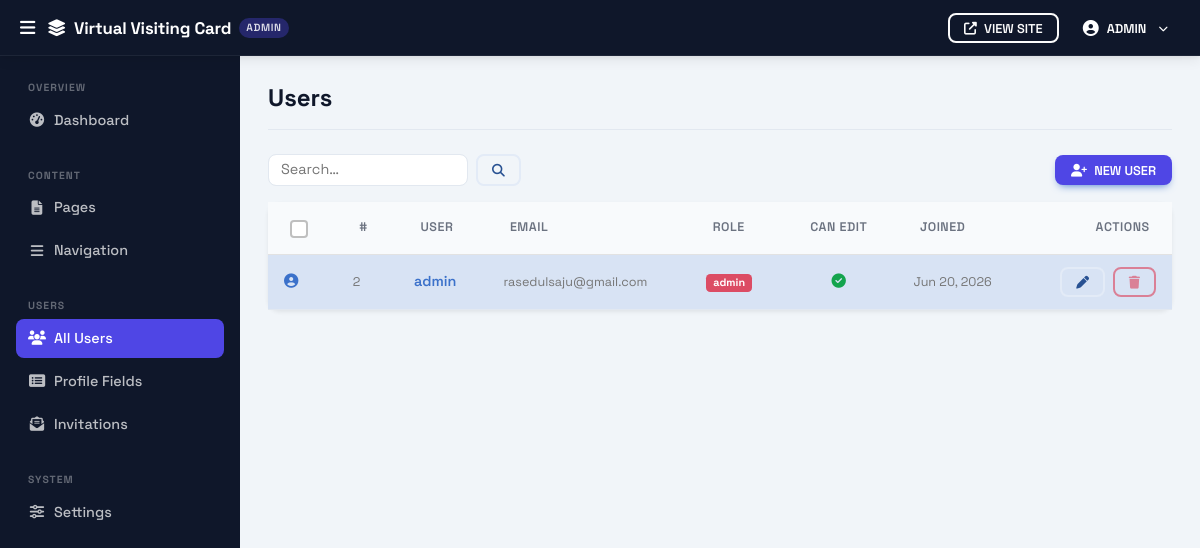
Page /admin/users/index.php (signed in) on the committed database.
### tables this page shows
CREATE TABLE `users` (
  `id`                INT UNSIGNED                    NOT NULL AUTO_INCREMENT,
  `username`          VARCHAR(50)                     NOT NULL,
  `email`             VARCHAR(150)                    NOT NULL,
  `password_hash`     VARCHAR(255)                    NOT NULL,
  `role`              ENUM('user','admin','superadmin') NOT NULL DEFAULT 'user',
  `account_status`    ENUM('active','resigned')       NOT NULL DEFAULT 'active',
  `can_edit_profile`  TINYINT(1)                      NOT NULL DEFAULT 1,
  `meta_robots`       VARCHAR(20)                     NOT NULL DEFAULT 'index,follow',
  `show_in_directory` TINYINT(1)                      NOT NULL DEFAULT 1
                        COMMENT 'Visible on /members listing (independent of SEO noindex)',
  `profile_image`     VARCHAR(255)                    NOT NULL DEFAULT 'default-avatar.png',
  `bio`               TEXT,
  `reset_token`       VARCHAR(64)                         NULL DEFAULT NULL,
  `reset_expires`     DATETIME                            NULL DEFAULT NULL,
  `created_at`        DATETIME                        NOT NULL DEFAULT CURRENT_TIMESTAMP,
  PRIMARY KEY (`id`),
  UNIQUE KEY `uq_username` (`username`),
  UNIQUE KEY `uq_email`    (`email`)
);

### helpers.php (called while the page is built, shortened)
<?php
function e(string $s): string
{
    return htmlspecialchars($s, ENT_QUOTES | ENT_HTML5, 'UTF-8');
}

### admin/users/index.php (the view, shortened to what this page needs)
<?php
require_once __DIR__ . '/../../helpers.php';
$pdo = getDB();
$search  = trim($_GET['q'] ?? '');
$curPage = max(1, (int)($_GET['p'] ?? 1));
$perPage = 15;
$offset  = ($curPage - 1) * $perPage;
$conditions = [];
$params     = [];
if (!isSuperAdmin()) {
    $conditions[] = "role != 'superadmin'";
}
$where = $conditions ? 'WHERE ' . implode(' AND ', $conditions) : '';
$listStmt = $pdo->prepare(
    "SELECT id, username, email, role, can_edit_profile, account_status, created_at
     FROM users $where ORDER BY created_at DESC LIMIT $perPage OFFSET $offset"
);
$listStmt->execute($params);
$users = $listStmt->fetchAll();
require_once __DIR__ . '/../layout_header.php';
?>
<form method="POST" id="bulkForm">
    <div class="d-flex flex-wrap align-items-center gap-2 mb-3">
        <div class="d-flex gap-2">
            <input type="text" form="searchForm" name="q" class="form-control form-control-sm"
                   placeholder="Search…" value="<?= e($search) ?>" style="width:200px;">
            <button form="searchForm" class="btn btn-sm btn-outline-secondary" type="submit">
                <i class="fas fa-search"></i>
            </button>
        </div>
        <a href="<?= BASE_URL ?>admin/users/create.php" class="btn btn-primary btn-sm ms-auto">
            <i class="fas fa-user-plus me-1"></i> New User
        </a>
    </div>
    <div class="card border-0 shadow-sm">
        <div class="table-responsive">
            <table class="table table-hover align-middle mb-0">
                <thead class="table-light">
                    <tr>
                        <th style="width:40px;">
                            <input type="checkbox" class="form-check-input" id="selectAll"
                                   title="Select all">
                        </th>
                        <th>#</th>
                        <th>User</th>
                        <th>Email</th>
                        <th>Role</th>
                        <th class="text-center">Can Edit</th>
                        <th>Joined</th>
                        <th class="text-end">Actions</th>
                    </tr>
                </thead>
                <tbody>
                <?php foreach ($users as $u):
                    $isSelf = (int)$u['id'] === (int)$_SESSION['user_id'];
                ?>
                    <tr class="<?= $isSelf ? 'table-primary' : '' ?>">
                        <td>
                            <?php if (!$isSelf): ?>
                                <input type="checkbox" class="form-check-input row-check"
                                       name="ids[]" value="<?= (int)$u['id'] ?>">
                            <?php else: ?>
                                <span title="Cannot select yourself">
                                    <i class="fas fa-user-circle text-primary"></i>
                                </span>
                            <?php endif; ?>
                        </td>
                        <td class="text-muted small"><?= (int)$u['id'] ?></td>
                        <td>
                            <a href="<?= BASE_URL . e($u['username']) ?>" target="_blank"
                               class="fw-semibold text-decoration-none">
                                <?= e($u['username']) ?>
                            </a>
                        </td>
                        <td class="small text-muted"><?= e($u['email']) ?></td>
                        <td>
                            <span class="badge <?= in_array($u['role'], ['admin','superadmin'], true) ? 'bg-danger' : 'bg-primary' ?>">
                                <?= e($u['role']) ?>
                            </span>
                        </td>
                        <td class="text-center">
                            <?php if ($u['can_edit_profile']): ?>
                                <i class="fas fa-check-circle text-success"></i>
                            <?php else: ?>
                                <i class="fas fa-times-circle text-danger"></i>
                            <?php endif; ?>
                        </td>
                        <td class="small text-muted"><?= date('M j, Y', strtotime($u['created_at'])) ?></td>
                        <td class="text-end">
                            <a href="<?= BASE_URL ?>admin/users/edit.php?id=<?= (int)$u['id'] ?>"
                               class="btn btn-sm btn-outline-secondary me-1" title="Edit">
                                <i class="fas fa-pen"></i>
                            </a>
                            <?php if (!$isSelf): ?>
                            <button type="button" class="btn btn-sm btn-outline-danger"
                                    onclick="quickDelete(<?= (int)$u['id'] ?>, '<?= e($u['username']) ?>')"
                                    title="Delete">
                                <i class="fas fa-trash"></i>
                            </button>
                            <?php else: ?>
                            <button class="btn btn-sm btn-outline-danger disabled" title="Cannot delete yourself">
                                <i class="fas fa-trash"></i>
                            </button>
                            <?php endif; ?>
                        </td>
                    </tr>
                <?php endforeach; ?>
                </tbody>
            </table>
        </div>
    </div>
</form>
<?php require_once __DIR__ . '/../layout_footer.php'; ?>

### assets/css/custom.css (style rules this page uses)
:root { --cms-primary: #4f46e5; --cms-primary-dark: #3730a3; --cms-accent: #7c3aed; --cms-ink: #0f172a; --cms-body: #374151; --cms-muted: #6b7280; --cms-border: #e2e8f0; --cms-bg: #f8fafc; --cms-surface: #ffffff; --cms-radius: 12px; --cms-shadow: 0 2px 16px rgba(15, 23, 42, .08); --cms-shadow-lg: 0 8px 32px rgba(15, 23, 42, .12); --cms-font-display: 'Space Grotesk', system-ui, sans-serif; --cms-font-body: -apple-system, BlinkMacSystemFont, 'Segoe UI', system-ui, sans-serif; }
html { scroll-behavior: smooth; }
body { font-family: var(--cms-font-body); background-color: var(--cms-bg); color: var(--cms-body); min-height: 100vh; display: flex; flex-direction: column; }
.btn-primary { background: var(--cms-primary) !important; border-color: var(--cms-primary) !important; font-weight: 600; border-radius: 8px; }
.card { border-radius: var(--cms-radius) !important; box-shadow: var(--cms-shadow); }

### assets/css/admin.css (style rules this page uses)
:root { --adm-sidebar-w: 240px; --adm-topbar-h: 56px; --adm-sidebar-bg: #0f172a; --adm-sidebar-hover: rgba(255, 255, 255, .07); --adm-sidebar-active: #4f46e5; --adm-sidebar-text: rgba(255, 255, 255, .72); --adm-sidebar-label: rgba(255, 255, 255, .35); --adm-content-bg: #f1f5f9; --adm-card-bg: #ffffff; --adm-border: #e2e8f0; --adm-font: 'Space Grotesk', system-ui, sans-serif; }
.admin-body { background: var(--adm-content-bg); font-family: var(--adm-font); padding-top: var(--adm-topbar-h); min-height: 100vh; }
.admin-body .card { border-radius: 12px !important; background: var(--adm-card-bg); }
.admin-body .table th { font-size: .78rem; font-weight: 600; letter-spacing: .04em; text-transform: uppercase; color: #6b7280; border-bottom-width: 1px; }
.admin-body .table td { vertical-align: middle; border-bottom-color: var(--adm-border); padding: .75rem 1rem; }
.admin-body .table-light th { background: #f8fafc; }
.admin-body .form-select, .admin-body .form-control { border-color: var(--adm-border); border-radius: 8px; font-size: .9rem; }
.admin-body .btn { border-radius: 8px; font-weight: 600; font-size: .875rem; }
.admin-body .btn-sm { font-size: .8rem; }

### rows in the picture
users: id "2", username "admin", email "rasedulsaju@gmail.com", role "admin", can_edit_profile 1 (drawn), created_at "Jun 20, 2026"

### other values in the picture
siteName() "Virtual Visiting Card"
$_adminUser "ADMIN"
$label "Dashboard Pages Navigation All Users Profile Fields Invitations Settings"
$pageTitle "Users"
